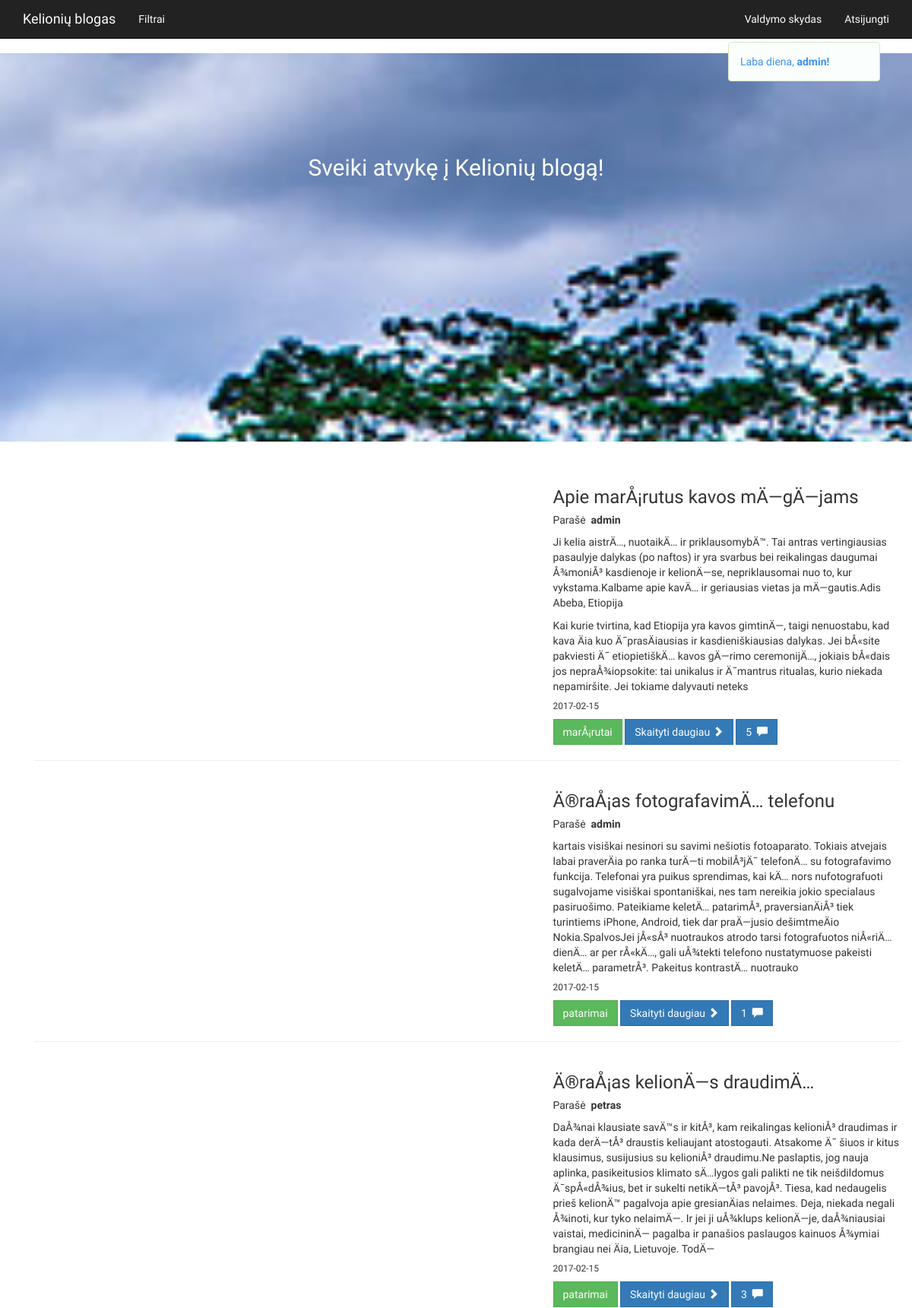
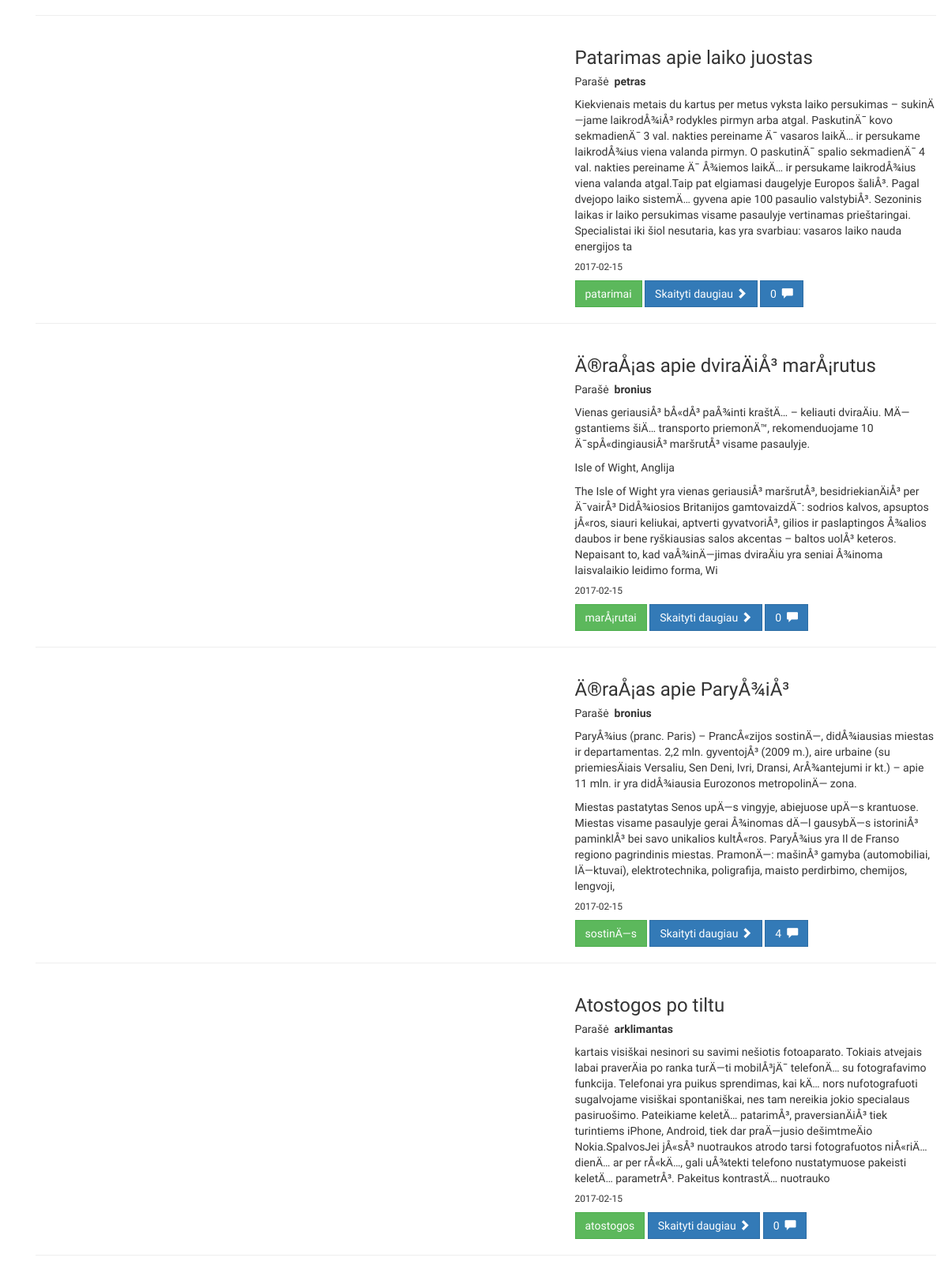
/index.php (signed in, upper part), run on the app's committed database (2 pictures, top to bottom).
### tables this page shows
CREATE TABLE `users` (
  `id` int(11) NOT NULL,
  `username` varchar(255) NOT NULL,
  `email` varchar(255) NOT NULL,
  `password` varchar(255) NOT NULL,
  `user_level` int(11) NOT NULL DEFAULT '3',
  `type` varchar(11) NOT NULL DEFAULT 'a',
  `timestamp` datetime NOT NULL DEFAULT CURRENT_TIMESTAMP
);

CREATE TABLE `entries` (
  `id` int(11) NOT NULL,
  `user_id` varchar(100) NOT NULL,
  `title` varchar(2000) NOT NULL,
  `entry` text NOT NULL,
  `category_id` int(11) NOT NULL,
  `timestamp` datetime NOT NULL DEFAULT CURRENT_TIMESTAMP,
  `status` varchar(11) NOT NULL DEFAULT 'a',
  `picture` varchar(255) NOT NULL DEFAULT 'http://lorempixel.com/950/600/'
);

CREATE TABLE `category` (
  `id` int(11) NOT NULL,
  `category_name` varchar(255) NOT NULL,
  `status` varchar(10) NOT NULL DEFAULT 'a'
);

### functions.php (called while the page is built, shortened)
<?php
include('config.php');
function loggedIn(){
    if(isset($_SESSION['user_id']) AND !empty($_SESSION['user_id'])){
        return true;
    }else{
        return false;
    }
}
if(loggedIn()){
    $my_id = $_SESSION['user_id'];
    $user_query = mysqli_query($db_connect, "SELECT username, user_level FROM users WHERE id = '$my_id'");
    $run_user = mysqli_fetch_array($user_query);
    $username = $run_user['username'];
}

### blog.php (the view, shortened to what this page needs)
<?php
    include('head.php');
    include('config.php');
    ?>
          <?php
              $sql = mysqli_query($db_connect, "SELECT * FROM category WHERE status !='d'");
              while($list = mysqli_fetch_array($sql)){
                  $list_category_name = $list['category_name'];
                  ?>
                <?php } ?>
  <?php
if(isset($_GET['category'])){
  $filter = $_GET['category'];
  $sql = "SELECT * FROM entries WHERE status = 'a' AND category_id = '{$filter}' ORDER BY timestamp DESC";
} else{
$sql = "SELECT * FROM entries WHERE status = 'a' ORDER BY timestamp DESC";
}
    $results = $db_connect->query($sql);
    if($results->num_rows >0){
        $i = 0;
        while($row = $results->fetch_assoc()){
        $data[$i] = $row;
        $i++;
        }
    }else{
        $data['no_entries'] = "Nėra blogo įrašų :(";
    }
?>
    <?php if(isset($data['no_entries'])){
        echo('<p>' . $data['no_entries'] . "</p>");
    } else{
        foreach($data as $entry){
          $short_entry = substr($entry['entry'], 0, 700);
          $entry_id = $entry['id'];
          $entry_category_id = $entry['category_id'];
          $entry_time = $entry['timestamp'];
          $entry_user_id = $entry['user_id'];
            ?>
        <div class="row">
            <div class="col-md-7">
            </div>
<?php
$sql = $db_connect->query("SELECT COUNT(*) FROM comments WHERE entry_id='{$entry_id}' AND status = 'a'");
$row = $sql->fetch_row();
$count = $row[0];
$sqluser = mysqli_query($db_connect, "SELECT * FROM users WHERE id = '{$entry_user_id}' ");
while($list = mysqli_fetch_array($sqluser)){
    $list_username = $list['username'];
    ?>
<?php }
 ?>
            <div class="col-md-5">
                <h3><?=$entry['title'];?></h3>
                <h5>Parašė &nbsp<strong><?=$list_username?></strong></h5>
                <p><?=$short_entry?></p>
                <?php
                $sql = mysqli_query($db_connect, "SELECT * FROM category WHERE status !='d' AND id = '{$entry_category_id}' ");
                while($list = mysqli_fetch_array($sql)){
                    $list_category_name = $list['category_name'];
                    ?>
                <?php }  ?>
                <h6><?=substr($entry_time, 0, 10)?></h6>
                <a class="btn btn-success" href=""><?=$list_category_name?></a>
                <a class="btn btn-primary" href="single-entry.php?id=<?=$entry_id?>">Skaityti daugiau <span class="glyphicon glyphicon-chevron-right"></span></a>
                <a class="btn btn-primary" href="single-entry.php?id=<?=$entry_id?>"><?=$count?>&nbsp;&nbsp;<span class="glyphicon glyphicon-comment"></span></a>
            </div>
        </div>
        <hr>
            <?php
        }
}
?>

### navbar.php (shortened to what this page needs)
    <nav class="navbar navbar-inverse navbar-fixed-top" role="navigation">
        <div class="container customfont-style">
            <div class="navbar-header">
                <a class="navbar-brand font-navrow" href="index.php">Kelionių blogas</a>
            </div>
            <div class="collapse navbar-collapse font-navrow" id="bs-example-navbar-collapse-1">
                 <ul class="nav navbar-nav">
                    <li><a href="#" id="toggle-filter-div">Filtrai</a></li>
                </ul>
                <ul class="nav navbar-nav navbar-right">
<?php
if(loggedIn()){
?>
                    <li><a href="admin.php">Valdymo skydas</a></li>
                    <li><a href="logout.php">Atsijungti</a></li>
                    <?php
                    }else{
                        ?>
                    <li><a data-toggle="modal"  href="index.php#login-modal">Prisijungti</a></li>
                    <?php
                    }
                    ?>
                </ul>
            </div>
        </div>
<?php
if(loggedIn()){	?>
		 <div class="alert alert-success alert-style" id="hello-login-popup">
	<script type="text/javascript">document.write(hello)</script><strong><?=$username?>! </strong>
</div> <?php } ?>
    </nav>

### css/custom.css (style rules this page uses)
body { padding-top: 70px; }
.navbar-inverse .navbar-brand { color: #FAFFFD; }
.customfont-style { font-family: 'Basic', sans-serif; }
.alert-style { width: 200px; position: absolute; right: 42px; top: 55px; }
.alert-success { color: #3C91E6; background-color: #FAFFFD; font-family: 'Basic', sans-serif; }
.font-navrow { font-family: 'Freckle Face', cursive; }
.navbar-inverse .navbar-nav>li>a { color: #FAFFFD; }
.btn { border-radius: 0px; }

### data on the page
users: username "admin"
entries: title "Apie marÅ¡rutus kavos mÄ—gÄ—jams", user.username "admin", entry "Ji kelia aistrÄ…, nuotaikÄ… ir priklausomybÄ™. Tai antras vertingiausias pasaulyje dalykas (po naftos) ir yra svarbus bei reikalingas daugumai Å¾moniÅ³ kasdienoje ir kelionÄ—se, nepriklausomai nuo to, kur vykstama.Kalbame apie kavÄ… ir geriausias vietas ja mÄ—gautis.Adis Abeba, Etiopija Kai kurie tvirtina, kad Etiopija yra kavos gimtinÄ—, taigi nenuostabu, kad kava Äia kuo Ä¯prasÄiausias ir kasdieniškiausias dalykas. Jei bÅ«site pakviesti Ä¯ etiopietiškÄ… kavos gÄ—rimo ceremonijÄ…, jokiais bÅ«dais jos nepraÅ¾iopsokite: tai unikalus ir Ä¯mantrus ritualas, kurio niekada nepamiršite. Jei tokiame dalyvauti neteks", timestamp "2017-02-15", category.category_name "marÅ¡rutai", count "5"
entries: title "Ä®raÅ¡as fotografavimÄ… telefonu", user.username "admin", entry "kartais visiškai nesinori su savimi nešiotis fotoaparato. Tokiais atvejais labai praverÄia po ranka turÄ—ti mobilÅ³jÄ¯ telefonÄ… su fotografavimo funkcija. Telefonai yra puikus sprendimas, kai kÄ… nors nufotografuoti sugalvojame visiškai spontaniškai, nes tam nereikia jokio specialaus pasiruošimo. Pateikiame keletÄ… patarimÅ³, praversianÄiÅ³ tiek turintiems iPhone, Android, tiek dar praÄ—jusio dešimtmeÄio Nokia.SpalvosJei jÅ«sÅ³ nuotraukos atrodo tarsi fotografuotos niÅ«riÄ… dienÄ… ar per rÅ«kÄ…, gali uÅ¾tekti telefono nustatymuose pakeisti keletÄ… parametrÅ³. Pakeitus kontrastÄ… nuotrauko", timestamp "2017-02-15", category.category_name "patarimai", count "1"
entries: title "Ä®raÅ¡as kelionÄ—s draudimÄ…", user.username "petras", entry "DaÅ¾nai klausiate savÄ™s ir kitÅ³, kam reikalingas kelioniÅ³ draudimas ir kada derÄ—tÅ³ draustis keliaujant atostogauti. Atsakome Ä¯ šiuos ir kitus klausimus, susijusius su kelioniÅ³ draudimu.Ne paslaptis, jog nauja aplinka, pasikeitusios klimato sÄ…lygos gali palikti ne tik neišdildomus Ä¯spÅ«dÅ¾ius, bet ir sukelti netikÄ—tÅ³ pavojÅ³. Tiesa, kad nedaugelis prieš kelionÄ™ pagalvoja apie gresianÄias nelaimes. Deja, niekada negali Å¾inoti, kur tyko nelaimÄ—. Ir jei ji uÅ¾klups kelionÄ—je, daÅ¾niausiai vaistai, medicininÄ— pagalba ir panašios paslaugos kainuos Å¾ymiai brangiau nei Äia, Lietuvoje. TodÄ—", timestamp "2017-02-15", category.category_name "patarimai", count "3"
entries: title "Patarimas apie laiko juostas", user.username "petras", entry "Kiekvienais metais du kartus per metus vyksta laiko persukimas – sukinÄ—jame laikrodÅ¾iÅ³ rodykles pirmyn arba atgal. PaskutinÄ¯ kovo sekmadienÄ¯ 3 val. nakties pereiname Ä¯ vasaros laikÄ… ir persukame laikrodÅ¾ius viena valanda pirmyn. O paskutinÄ¯ spalio sekmadienÄ¯ 4 val. nakties pereiname Ä¯ Å¾iemos laikÄ… ir persukame laikrodÅ¾ius viena valanda atgal.Taip pat elgiamasi daugelyje Europos šaliÅ³. Pagal dvejopo laiko sistemÄ… gyvena apie 100 pasaulio valstybiÅ³. Sezoninis laikas ir laiko persukimas visame pasaulyje vertinamas prieštaringai. Specialistai iki šiol nesutaria, kas yra svarbiau: vasaros laiko nauda energijos ta", timestamp "2017-02-15", category.category_name "patarimai", count "0"
entries: title "Ä®raÅ¡as apie dviraÄiÅ³ marÅ¡rutus", user.username "bronius", entry "Vienas geriausiÅ³ bÅ«dÅ³ paÅ¾inti kraštÄ… – keliauti dviraÄiu. MÄ—gstantiems šiÄ… transporto priemonÄ™, rekomenduojame 10 Ä¯spÅ«dingiausiÅ³ maršrutÅ³ visame pasaulyje. Isle of Wight, Anglija The Isle of Wight yra vienas geriausiÅ³ maršrutÅ³, besidriekianÄiÅ³ per Ä¯vairÅ³ DidÅ¾iosios Britanijos gamtovaizdÄ¯: sodrios kalvos, apsuptos jÅ«ros, siauri keliukai, aptverti gyvatvoriÅ³, gilios ir paslaptingos Å¾alios daubos ir bene ryškiausias salos akcentas – baltos uolÅ³ keteros. Nepaisant to, kad vaÅ¾inÄ—jimas dviraÄiu yra seniai Å¾inoma laisvalaikio leidimo forma, Wi", timestamp "2017-02-15", category.category_name "marÅ¡rutai", count "0"
entries: title "Ä®raÅ¡as apie ParyÅ¾iÅ³", user.username "bronius", entry "ParyÅ¾ius (pranc. Paris) – PrancÅ«zijos sostinÄ—, didÅ¾iausias miestas ir departamentas. 2,2 mln. gyventojÅ³ (2009 m.), aire urbaine (su priemiesÄiais Versaliu, Sen Deni, Ivri, Dransi, ArÅ¾antejumi ir kt.) – apie 11 mln. ir yra didÅ¾iausia Eurozonos metropolinÄ— zona. Miestas pastatytas Senos upÄ—s vingyje, abiejuose upÄ—s krantuose. Miestas visame pasaulyje gerai Å¾inomas dÄ—l gausybÄ—s istoriniÅ³ paminklÅ³ bei savo unikalios kultÅ«ros. ParyÅ¾ius yra Il de Franso regiono pagrindinis miestas. PramonÄ—: mašinÅ³ gamyba (automobiliai, lÄ—ktuvai), elektrotechnika, poligrafija, maisto perdirbimo, chemijos, lengvoji,", timestamp "2017-02-15", category.category_name "sostinÄ—s", count "4"
entries: title "Atostogos po tiltu", user.username "arklimantas", entry "kartais visiškai nesinori su savimi nešiotis fotoaparato. Tokiais atvejais labai praverÄia po ranka turÄ—ti mobilÅ³jÄ¯ telefonÄ… su fotografavimo funkcija. Telefonai yra puikus sprendimas, kai kÄ… nors nufotografuoti sugalvojame visiškai spontaniškai, nes tam nereikia jokio specialaus pasiruošimo. Pateikiame keletÄ… patarimÅ³, praversianÄiÅ³ tiek turintiems iPhone, Android, tiek dar praÄ—jusio dešimtmeÄio Nokia.SpalvosJei jÅ«sÅ³ nuotraukos atrodo tarsi fotografuotos niÅ«riÄ… dienÄ… ar per rÅ«kÄ…, gali uÅ¾tekti telefono nustatymuose pakeisti keletÄ… parametrÅ³. Pakeitus kontrastÄ… nuotrauko", timestamp "2017-02-15", category.category_name "atostogos", count "0"
